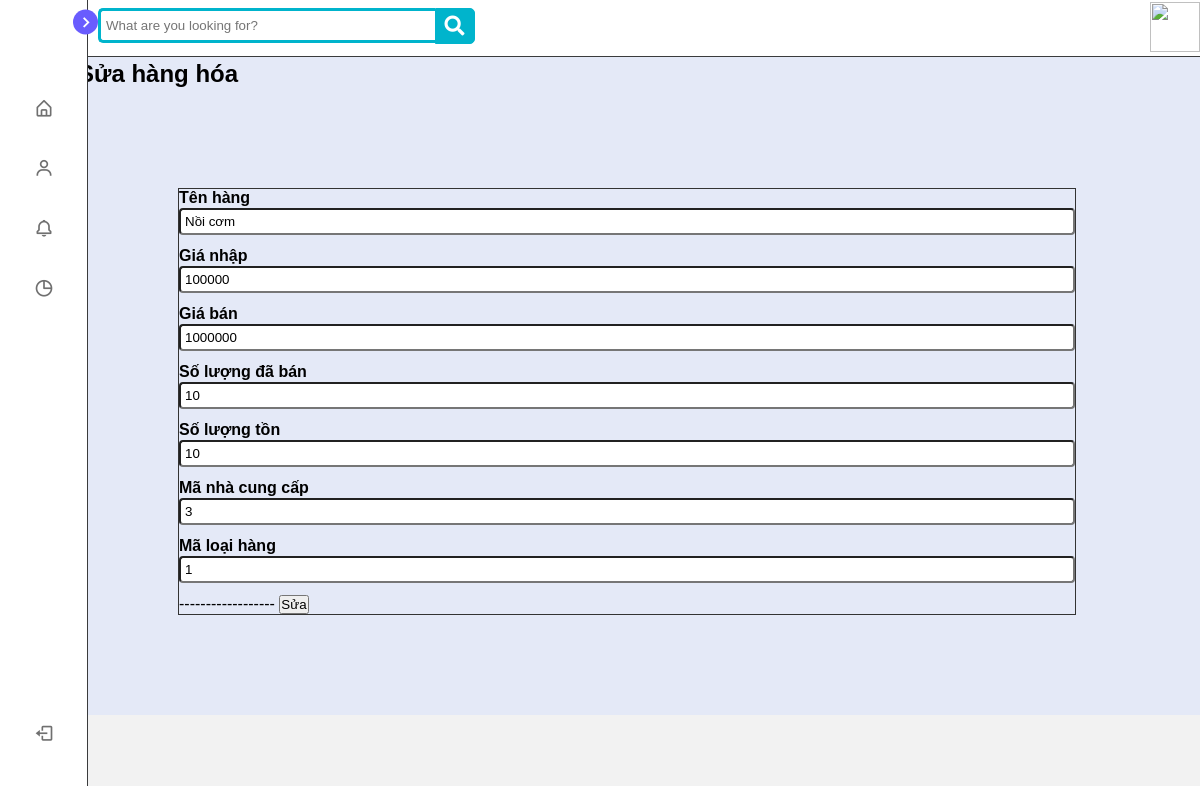
The app's page /goods/update_product.php with its own data.
### tables this page shows
CREATE TABLE IF NOT EXISTS `hang_hoa` (
  `ma` int(11) NOT NULL AUTO_INCREMENT,
  `ten_hang` varchar(50) NOT NULL,
  `gia_nhap` int(11) NOT NULL,
  `gia_ban` int(11) NOT NULL,
  `img_link` varchar(255) NOT NULL,
  `so_luong_da_ban` int(11) NOT NULL,
  `so_luong_ton` int(11) NOT NULL,
  `ma_nha_cung_cap` int(11) NOT NULL,
  `ma_loai_hang` int(11) NOT NULL,
  `create_at` datetime NOT NULL DEFAULT CURRENT_TIMESTAMP,
  PRIMARY KEY (`ma`),
  KEY `ma_loai_hang` (`ma_loai_hang`)
);

### goods/update_product.php (the view, shortened to what this page needs)
<?php
    require_once("../connect.php");
?>
<?php require_once ('../root/top.php')?>
</head>
<body>
    <?php require_once ('../root/menu.php')?>
    <?php require_once ('../root/header.php')?>
<div>
        <h2>Sửa hàng hóa</h2>
    </div>
   <div class="wrap">
    <form id="form-edit" method="POST" action="./process/process_update.php">
        <div class="mb-3 form-group edit">
          <label for="exampleInputEmail1" class="form-label-1">Tên hàng</label>
          <input name="ten_hang" class="form-control form-style" rules="required" value= "<?php echo $item['ten_hang'] ?>">
        </div>
        <div class="mb-3 form-group edit">
          <label for="exampleInputEmail1" class="form-label-1">Giá nhập</label>
          <input name="gia_nhap" class="form-control form-style" rules="required" value= "<?php echo $item['gia_nhap'] ?>">
        </div>
        <div class="mb-3 form-group edit">
          <label for="exampleInputEmail1" class="form-label-1">Giá bán</label>
          <input name="gia_ban" class="form-control form-style" rules="required" value= "<?php echo $item['gia_ban'] ?>">
        </div>
        <div class="mb-3 form-group edit">
          <label for="exampleInputEmail1" class="form-label-1">Số lượng đã bán</label>
          <input name="so_luong_da_ban" class="form-control form-style" rules="required" value= "<?php echo $item['so_luong_da_ban'] ?>">
        </div>
        <div class="mb-3 form-group edit">
          <label for="exampleInputEmail1" class="form-label-1">Số lượng tồn</label>
          <input name="so_luong_ton" class="form-control form-style" rules="required" value= "<?php echo $item['so_luong_ton'] ?>">
        </div>
        <div class="mb-3 form-group edit">
          <label for="exampleInputEmail1" class="form-label-1">Mã nhà cung cấp</label>
          <input name="ma_nha_cung_cap" class="form-control form-style" rules="required" value= "<?php echo $item['ma_nha_cung_cap'] ?>">
        </div>
        <div class="mb-3 form-group edit">
          <label for="exampleInputEmail1" class="form-label-1">Mã loại hàng</label>
          <input name="ma_loai_hang" class="form-control form-style" rules="required" value= "<?php echo $item['ma_loai_hang'] ?>">
        </div>
        ------------------
        <button class="btn btn-primary mt-4 " type="submit">Sửa</button>
      </form>
   </div>
   <?php require_once ('../root/footer.php')?>
</body>
</html>

### assets/css/addproduct2.css (style rules this page uses)
* { font-family: Arial, Helvetica, sans-serif; box-sizing: border-box; margin: 0; padding: 0; }

### assets/css/base.css (style rules this page uses)
:root { --primary-color: #110a57; --yellow-color: #fec93b; --dark-blue: #07689f; --normal-blue: #40a8c5; --light-blue: #a0d5f4; }

### assets/css/style.css (style rules this page uses)
* { margin: 0; padding: 0; box-sizing: border-box; font-family: 'Poppins', sans-serif; }
:root { --body-color: #e4e9f7; --sidebar-color: #fff; --primary-color: #695cfe; --primary-color-light: #f6f5ff; --toggle-color: #ddd; --text-color: #707070; --tran-03: all 0.2s ease; --tran-03: all 0.3s ease; --tran-04: all 0.3s ease; --tran-05: all 0.3s ease; }
body { min-height: 100vh; background-color: var(--body-color); transition: var(--tran-05); }
body { background: #f2f2f2; font-family: 'Open Sans', sans-serif; }
.form-label-1 { width: 30%; font-weight: 700; }
.form-style { border-radius: 4px; width: 100%; padding: 4px; }
.wrap { margin: 100px 100px; width: 80%; border: 1px solid #333; }

### assets/css/validation.css (style rules this page uses)
.form-group { margin-bottom: 12px; }

### records on screen
hang_hoa: ten_hang "Nồi cơm", gia_nhap "100000", gia_ban "1000000", so_luong_da_ban "10", so_luong_ton "10", ma_nha_cung_cap "3", ma_loai_hang "1"
